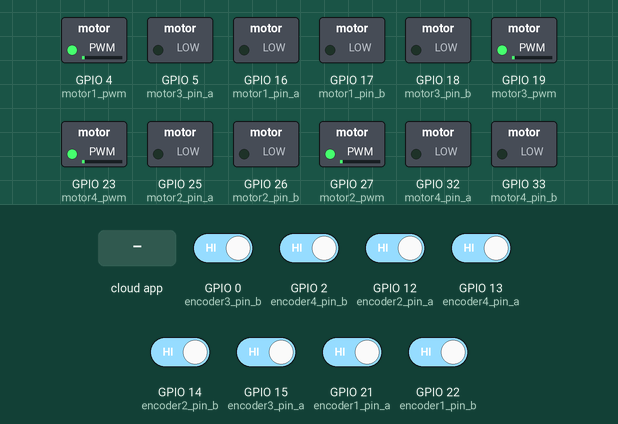
The sketch below on a simulated ESP32. Shown: switched loads named in the sketch (green lamp = pin HIGH). The test bench sets the inputs (shaded band); at power-on: GPIO 0 (encoder3_pin_b), GPIO 2 (encoder4_pin_b), GPIO 12 (encoder2_pin_a), GPIO 13 (encoder4_pin_a), GPIO 14 (encoder2_pin_b), GPIO 15 (encoder3_pin_a), GPIO 21 (encoder1_pin_a), GPIO 22 (encoder1_pin_b) HIGH. WiFi joins after 1.5 s; servers stay silent unless stated; the ROS host is connected and sends only what is stated; what the sketch prints to the serial monitor is not drawn.

Above: at 2.7 s.
2.8 s: the phone or cloud app sets angular.z to -100
At 4.0 s:
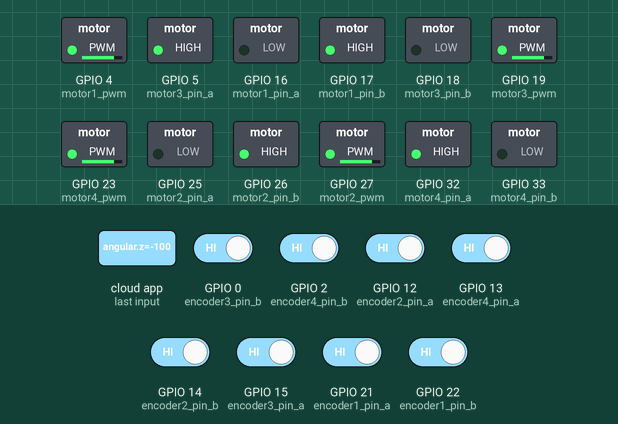
5.8 s: the phone or cloud app sets linear.x to 100
At 6.7 s:
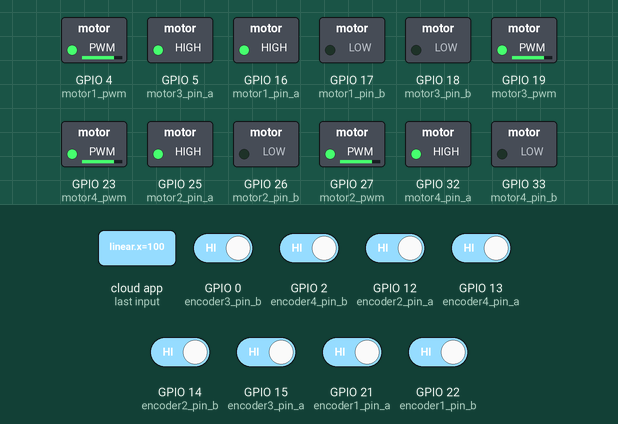
7.3 s: the phone or cloud app sets linear.x to -100
At 7.8 s:
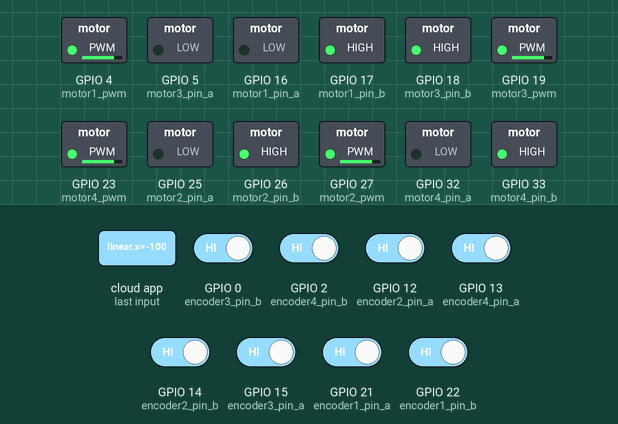
8.8 s: the phone or cloud app sets linear.x to 0
At 10.0 s:
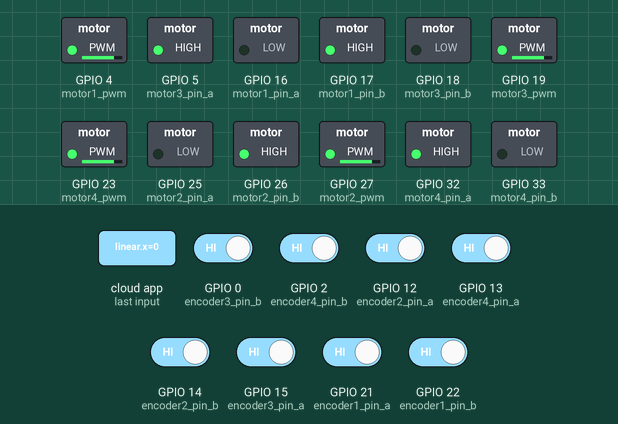
10.3 s: the phone or cloud app sets angular.z to 100
At 11.5 s:
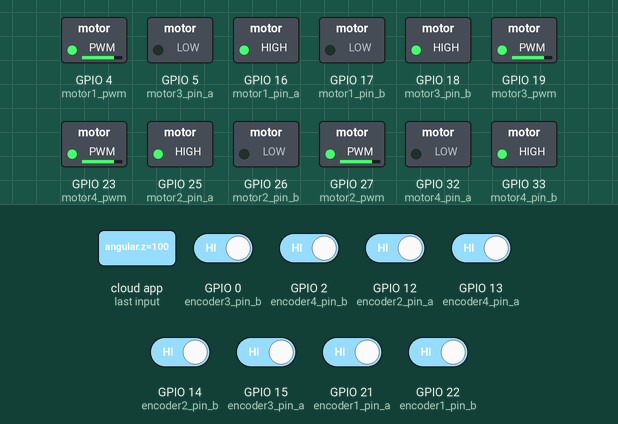
11.8 s: the phone or cloud app sets angular.z to 0
At 13.0 s:
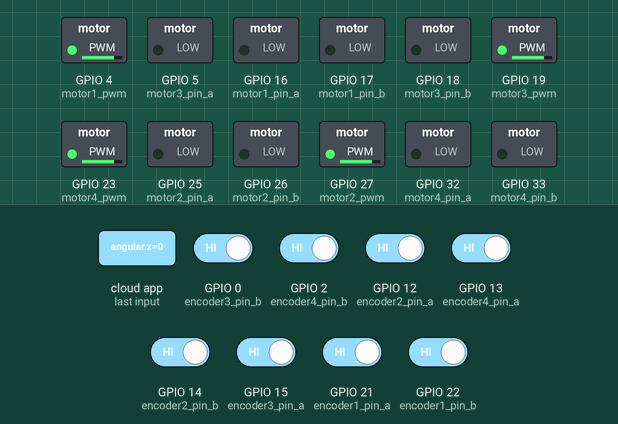
Timing chart, 0 to 14.3 s (numbered marks = the images above; inputs shaded):
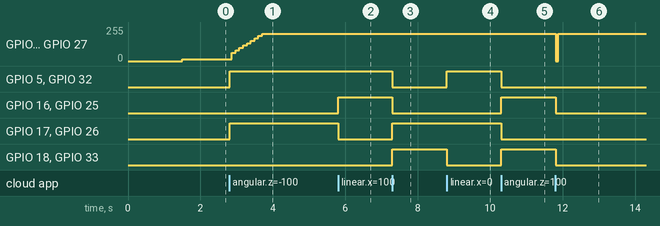

The sketch:

omnidirecctional_robot_WiFi.ino
```cpp
#define ROSSERIAL_ARDUINO_TCP

#include <Arduino.h>
#include <PID_v1.h>
#include <ros.h>
#include <geometry_msgs/Twist.h>
#include <WiFi.h>


// Motor 1
const int motor1_pin_a = 16;
const int motor1_pin_b = 17;
const int motor1_pwm = 4;

// Motor 2
const int motor2_pin_a = 25;
const int motor2_pin_b = 26;
const int motor2_pwm = 27;

// Motor 3
const int motor3_pin_a = 5;
const int motor3_pin_b = 18;
const int motor3_pwm = 19;

// Motor 4
const int motor4_pin_a = 32;
const int motor4_pin_b = 33;
const int motor4_pwm = 23;

const int pwm_channel1 = 0;
const int pwm_channel2 = 1;
const int pwm_channel3 = 2;
const int pwm_channel4 = 3;

const int freq = 5000;
const int resolution = 8;

// Encoder Motor 1
const int encoder1_pin_a = 21;
const int encoder1_pin_b = 22;
volatile long encoder_value1 = 0;
bool last_encoder_a1 = LOW;
volatile long pulse1 = 0;

// Encoder Motor 2
const int encoder2_pin_a = 12;
const int encoder2_pin_b = 14;
volatile long encoder_value2 = 0;
bool last_encoder_a2 = LOW;
volatile long pulse2 = 0;

// Encoder Motor 3
const int encoder3_pin_a = 15;
const int encoder3_pin_b = 0;
volatile long encoder_value3 = 0;
bool last_encoder_a3 = LOW;
volatile long pulse3 = 0;

// Encoder Motor 4
const int encoder4_pin_a = 13;
const int encoder4_pin_b = 2;
volatile long encoder_value4 = 0;
bool last_encoder_a4 = LOW;
volatile long pulse4 = 0;

const int pulse_per_revolution = 374*2;
unsigned long previous_millis = 0;

// RPM
float rpm1 = 0.0;
float rpm2 = 0.0;
float rpm3 = 0.0;
float rpm4 = 0.0;

// Control PID
float pwm_motor1;
float pwm_motor1_1;
float motor1_error;
float motor1_error1;
float motor1_error2;

float pwm_motor2;
float pwm_motor2_1;
float motor2_error;
float motor2_error1;
float motor2_error2;

float pwm_motor3;
float pwm_motor3_1;
float motor3_error;
float motor3_error1;
float motor3_error2;

float pwm_motor4;
float pwm_motor4_1;
float motor4_error;
float motor4_error1;
float motor4_error2;

// Definición de las variables PID
double Setpoint1, Input1, Output1;
double Setpoint2, Input2, Output2;
double Setpoint3, Input3, Output3;
double Setpoint4, Input4, Output4;

const double kp_m1 = 0.52998;//0.0079236; //0.18236;
const double ki_m1 = 3.583;//0.75802; //1.5018;
const double kd_m1 = 0.0058866;//0.000020707; //0;

const double kp_m2 = 0.52998;//0.0079236; //0.37922;
const double ki_m2 = 3.583;//0.75802; //2.4627;
const double kd_m2 = 0.0058866;//0.000020707; //0;

const double kp_m3 = 0.52998;//0.0079236;  //0.18236;
const double ki_m3 = 3.583;//0.75802; //1.5018;
const double kd_m3 = 0.0058866;//0.000020707; //0;

const double kp_m4 = 0.52998;//0.0079236; //0.18236;
const double ki_m4 = 3.583;//0.75802; //1.5018;
const double kd_m4 = 0.0058866;//0.000020707; //0;

//Specify the links and initial tuning parameters
PID myPID1(&Input1, &Output1, &Setpoint1, kp_m1, ki_m1, kd_m1, DIRECT);
PID myPID2(&Input2, &Output2, &Setpoint2, kp_m2, ki_m2, kd_m2, DIRECT);
PID myPID3(&Input3, &Output3, &Setpoint3, kp_m3, ki_m3, kd_m3, DIRECT);
PID myPID4(&Input4, &Output4, &Setpoint4, kp_m4, ki_m4, kd_m4, DIRECT);

const float R = 0.03; // Radio de las ruedas en metros (ajustar según tu robot)
const float L = 0.07; // Distancia desde el centro al eje X en metros (ajustar)
const float W = 0.093; // Distancia desde el centro al eje Y en metros (ajustar)


// Server settings
IPAddress server(192, 168, 100, 129);
uint16_t serverPort = 11411;

const char* ssid = "Flia Gonzales";
const char* password = "AVEG@12375358";

void cmd_velCallback( const geometry_msgs::Twist& msg);
ros::NodeHandle nh;
ros::Subscriber<geometry_msgs::Twist> sub("/cmd_vel", &cmd_velCallback);

void setup()
{

  // Inicializar todas las lecturas en 0
  pinMode(motor1_pin_a, OUTPUT);
  pinMode(motor1_pin_b, OUTPUT);
  pinMode(motor2_pin_a, OUTPUT);
  pinMode(motor2_pin_b, OUTPUT);
  pinMode(motor3_pin_a, OUTPUT);
  pinMode(motor3_pin_b, OUTPUT);
  pinMode(motor4_pin_a, OUTPUT);
  pinMode(motor4_pin_b, OUTPUT);

  //Confuiguracion de los PWM
  ledcSetup(pwm_channel1, freq, resolution);
  ledcAttachPin(motor1_pwm, pwm_channel1);

  ledcSetup(pwm_channel2, freq, resolution);
  ledcAttachPin(motor2_pwm, pwm_channel2);

  ledcSetup(pwm_channel3, freq, resolution);
  ledcAttachPin(motor3_pwm, pwm_channel3);

  ledcSetup(pwm_channel4, freq, resolution);
  ledcAttachPin(motor4_pwm, pwm_channel4);

  // Configuracion de los pines del encoder
  pinMode(encoder1_pin_a, INPUT_PULLUP);
  pinMode(encoder1_pin_b, INPUT_PULLUP);
  pinMode(encoder2_pin_a, INPUT_PULLUP);
  pinMode(encoder2_pin_b, INPUT_PULLUP);
  pinMode(encoder3_pin_a, INPUT_PULLUP);
  pinMode(encoder3_pin_b, INPUT_PULLUP);
  pinMode(encoder4_pin_a, INPUT_PULLUP);
  pinMode(encoder4_pin_b, INPUT_PULLUP);

  //Adjuntando interrupciones para el encoder
  attachInterrupt(digitalPinToInterrupt(encoder1_pin_a), handle_encoder_a1, CHANGE);
  attachInterrupt(digitalPinToInterrupt(encoder1_pin_b), handle_encoder_b1, CHANGE);
  attachInterrupt(digitalPinToInterrupt(encoder2_pin_a), handle_encoder_a2, CHANGE);
  attachInterrupt(digitalPinToInterrupt(encoder2_pin_b), handle_encoder_b2, CHANGE);
  attachInterrupt(digitalPinToInterrupt(encoder3_pin_a), handle_encoder_a3, CHANGE);
  attachInterrupt(digitalPinToInterrupt(encoder3_pin_b), handle_encoder_b3, CHANGE);
  attachInterrupt(digitalPinToInterrupt(encoder4_pin_a), handle_encoder_a4, CHANGE);
  attachInterrupt(digitalPinToInterrupt(encoder4_pin_b), handle_encoder_b4, CHANGE);

  //Varibales PID
  Setpoint1 = 0;
  Input1 = rpm1;
  Output1 = 0;

  Setpoint2 = 0;
  Input2 = rpm2;
  Output2 = 0;

  Setpoint3 = 0;
  Input3 = rpm3;
  Output3 = 0;

  Setpoint4 = 0;
  Input4 = rpm4;
  Output4 = 0;

  //turn the PID on
  myPID1.SetMode(AUTOMATIC);
  myPID1.SetOutputLimits(30.0 * (255.0/500.0), 400.0 * (255.0/500.0));

  myPID2.SetMode(AUTOMATIC);
  myPID2.SetOutputLimits(30.0 * (255.0/500.0), 400.0 * (255.0/500.0));

  myPID3.SetMode(AUTOMATIC);
  myPID3.SetOutputLimits(30.0 * (255.0/500.0), 400.0 * (255.0/500.0));

  myPID4.SetMode(AUTOMATIC);
  myPID4.SetOutputLimits(30.0 * (255.0/500.0), 400.0 * (255.0/500.0));

  Serial.begin(115200);
  setupWiFi();
  nh.getHardware()->setConnection(server, serverPort);
  nh.initNode();
  nh.subscribe(sub);
}

void loop()
{

  unsigned long current_millis = millis();

  if(current_millis - previous_millis >= 100)
  {
    previous_millis = current_millis;

    rpm1 = 10 * pulse1 * (60.0 / 748);
    rpm2 = 10 * pulse2 * (60.0 / 748);
    rpm3 = 10 * pulse3 * (60.0 / 748);
    rpm4 = 10 * pulse4 * (60.0 / 748);

    Input1 = rpm1;
    myPID1.Compute();
    ledcWrite(pwm_channel1, Output1);
    Input2 = rpm2;
    myPID2.Compute();
    ledcWrite(pwm_channel2, Output2);
    Input3 = rpm3;
    myPID3.Compute();
    ledcWrite(pwm_channel3, Output3);
    Input4 = rpm4;
    myPID4.Compute();
    ledcWrite(pwm_channel4, Output4);

    //Serial.print("Velocidad Motor 1: ");
    //Serial.println(rpm1);
    //Serial.print("Velocidad Motor 2: ");
    //Serial.println(rpm2);
    //Serial.print("Velocidad Motor 3: ");
    //Serial.println(rpm3);
    //Serial.print("Velocidad Motor 4: ");
    //Serial.println(rpm4);

    pulse1 = 0;
    pulse2 = 0;
    pulse3 = 0;
    pulse4 = 0;
  }
  nh.spinOnce();
  delay(10);
}

void setupWiFi()
{
  WiFi.begin(ssid, password);
  while (WiFi.status() != WL_CONNECTED) { delay(500);Serial.print("."); }
  Serial.print("SSID: ");
  Serial.println(WiFi.SSID());
  Serial.print("IP:  ");
  Serial.println(WiFi.localIP());
}

void cmd_velCallback( const geometry_msgs::Twist& msg)
{
  Serial.println("Mensaje recibido");

  if (msg.linear.x == 0.0 && msg.linear.y == 0.0 && msg.angular.z == 0.0) {
    // Detener todos los motores
    Setpoint1 = 0;
    Setpoint2 = 0;
    Setpoint3 = 0;
    Setpoint4 = 0;

    // Asegurarse de que los PWM estén en 0
    ledcWrite(pwm_channel1, 0);
    ledcWrite(pwm_channel2, 0);
    ledcWrite(pwm_channel3, 0);
    ledcWrite(pwm_channel4, 0);

    digitalWrite(motor1_pin_a, LOW);
    digitalWrite(motor1_pin_b, LOW);

    digitalWrite(motor2_pin_a, LOW);
    digitalWrite(motor2_pin_b, LOW);

    digitalWrite(motor3_pin_a, LOW);
    digitalWrite(motor3_pin_b, LOW);

    digitalWrite(motor4_pin_a, LOW);
    digitalWrite(motor4_pin_b, LOW);

    return;  // Salir del callback
  }

  float vx = msg.linear.x;
  float vy = msg.linear.y;
  float wz = msg.angular.z;

  // Aplicando el modelo cinemático
  //float v1 = vx - vy - wz*(L + W);
  //float v2 = vx + vy + wz*(L + W);
  //float v4 = vx - vy + wz*(L + W);
  //float v3 = vx + vy - wz*(L + W);

  float v1 = vx + vy + wz*(L + W);
  float v2 = vx - vy + wz*(L + W);
  float v4 = vx + vy - wz*(L + W);
  float v3 = vx - vy - wz*(L + W);

  // Convertir las velocidades a RPM
  rpm1 = linearToRPM(v1, R);
  rpm2 = linearToRPM(v2, R);
  rpm3 = linearToRPM(v3, R);
  rpm4 = linearToRPM(v4, R);

  // Establecer la dirección de cada motor
  setMotorDirection(1, v1);
  setMotorDirection(2, v2);
  setMotorDirection(3, v3);
  setMotorDirection(4, v4);

  // Usar el valor absoluto de las RPM como setpoint para el PID
  Setpoint1 = abs(rpm1);
  Setpoint2 = abs(rpm2);
  Setpoint3 = abs(rpm3);
  Setpoint4 = abs(rpm4);

}

float linearToRPM(float v, float R)
{
  return v * 60 / (2 * PI * R);
}

void setMotorDirection(int motor, float speed)
{
  if (motor == 1) {
    if (speed > 0) {
      Serial.println(speed);
      digitalWrite(motor1_pin_a, HIGH);
      digitalWrite(motor1_pin_b, LOW);
    } else {
      digitalWrite(motor1_pin_a, LOW);
      digitalWrite(motor1_pin_b, HIGH);
    }
  }

  if (motor == 2) {
    if (speed > 0) {
      digitalWrite(motor2_pin_a, HIGH);
      digitalWrite(motor2_pin_b, LOW);
    } else {
      digitalWrite(motor2_pin_a, LOW);
      digitalWrite(motor2_pin_b, HIGH);
    }
  }

  if (motor == 3) {
    if (speed > 0) {
      digitalWrite(motor3_pin_a, HIGH);  // Invertido
      digitalWrite(motor3_pin_b, LOW); // Invertido
    } else {
      digitalWrite(motor3_pin_a, LOW); // Invertido
      digitalWrite(motor3_pin_b, HIGH);  // Invertido
    }
  }

  if (motor == 4) {
    if (speed > 0) {
      digitalWrite(motor4_pin_a, HIGH);
      digitalWrite(motor4_pin_b, LOW);
    } else {
      digitalWrite(motor4_pin_a, LOW);
      digitalWrite(motor4_pin_b, HIGH);
    }
  }

}

void handle_encoder_a1()
{
  if (digitalRead(encoder1_pin_a) != last_encoder_a1) {
    if (digitalRead(encoder1_pin_a) != digitalRead(encoder1_pin_b)) {
      encoder_value1++;
    } else {
      encoder_value1--;
    }
    pulse1++;
  }
  last_encoder_a1 = digitalRead(encoder1_pin_a);
}

void handle_encoder_b1() {
  if (digitalRead(encoder1_pin_a) == digitalRead(encoder1_pin_b)) {
    encoder_value1++;
  } else {
    encoder_value1--;
  }
  pulse1++;
}

void handle_encoder_a2()
{
  if (digitalRead(encoder2_pin_a) != last_encoder_a2) {
    if (digitalRead(encoder2_pin_a) != digitalRead(encoder2_pin_b)) {
      encoder_value2++;
    } else {
      encoder_value2--;
    }
    pulse2++;
  }
  last_encoder_a2 = digitalRead(encoder2_pin_a);
}

void handle_encoder_b2() {
  if (digitalRead(encoder2_pin_a) == digitalRead(encoder2_pin_b)) {
    encoder_value2++;
  } else {
    encoder_value2--;
  }
  pulse2++;
}

void handle_encoder_a3()
{
  if (digitalRead(encoder3_pin_a) != last_encoder_a3) {
    if (digitalRead(encoder3_pin_a) != digitalRead(encoder3_pin_b)) {
      encoder_value3++;
    } else {
      encoder_value3--;
    }
    pulse3++;
  }
  last_encoder_a3 = digitalRead(encoder3_pin_a);
}

void handle_encoder_b3() {
  if (digitalRead(encoder3_pin_a) == digitalRead(encoder3_pin_b)) {
    encoder_value3++;
  } else {
    encoder_value3--;
  }
  pulse3++;
}

void handle_encoder_a4()
{
  if (digitalRead(encoder4_pin_a) != last_encoder_a4) {
    if (digitalRead(encoder4_pin_a) != digitalRead(encoder4_pin_b)) {
      encoder_value4++;
    } else {
      encoder_value4--;
    }
    pulse4++;
  }
  last_encoder_a4 = digitalRead(encoder4_pin_a);
}

void handle_encoder_b4() {
  if (digitalRead(encoder4_pin_a) == digitalRead(encoder4_pin_b)) {
    encoder_value4++;
  } else {
    encoder_value4--;
  }
  pulse4++;
}
```

Measured:
- after the input at 2.8 s, GPIO 4 (motor1_pwm), GPIO 19 (motor3_pwm), GPIO 23 (motor4_pwm), GPIO 27 (motor2_pwm): moves from 15/255 to 203/255 over 0.84 s, starting after 0.07 s; GPIO 5 (motor3_pin_a), GPIO 17 (motor1_pin_b), GPIO 26 (motor2_pin_b), GPIO 32 (motor4_pin_a): LOW → HIGH at once
- after the input at 5.8 s, GPIO 16 (motor1_pin_a), GPIO 25 (motor2_pin_a): LOW → HIGH at once; GPIO 17 (motor1_pin_b), GPIO 26 (motor2_pin_b): HIGH → LOW at once
- after the input at 7.3 s, GPIO 5 (motor3_pin_a), GPIO 16 (motor1_pin_a), GPIO 25 (motor2_pin_a), GPIO 32 (motor4_pin_a): HIGH → LOW at once; GPIO 17 (motor1_pin_b), GPIO 18 (motor3_pin_b), GPIO 26 (motor2_pin_b), GPIO 33 (motor4_pin_b): LOW → HIGH at once
- after the input at 8.8 s, GPIO 5 (motor3_pin_a), GPIO 32 (motor4_pin_a): LOW → HIGH at once; GPIO 18 (motor3_pin_b), GPIO 33 (motor4_pin_b): HIGH → LOW at once
- after the input at 10.3 s, GPIO 5 (motor3_pin_a), GPIO 17 (motor1_pin_b), GPIO 26 (motor2_pin_b), GPIO 32 (motor4_pin_a): HIGH → LOW at once; GPIO 16 (motor1_pin_a), GPIO 18 (motor3_pin_b), GPIO 25 (motor2_pin_a), GPIO 33 (motor4_pin_b): LOW → HIGH at once
- after the input at 11.8 s, GPIO 4 (motor1_pwm), GPIO 19 (motor3_pwm), GPIO 23 (motor4_pwm), GPIO 27 (motor2_pwm): 203/255 → 0/255 at once, → 203/255 0.07 s later; GPIO 16 (motor1_pin_a), GPIO 18 (motor3_pin_b), GPIO 25 (motor2_pin_a), GPIO 33 (motor4_pin_b): HIGH → LOW at once
